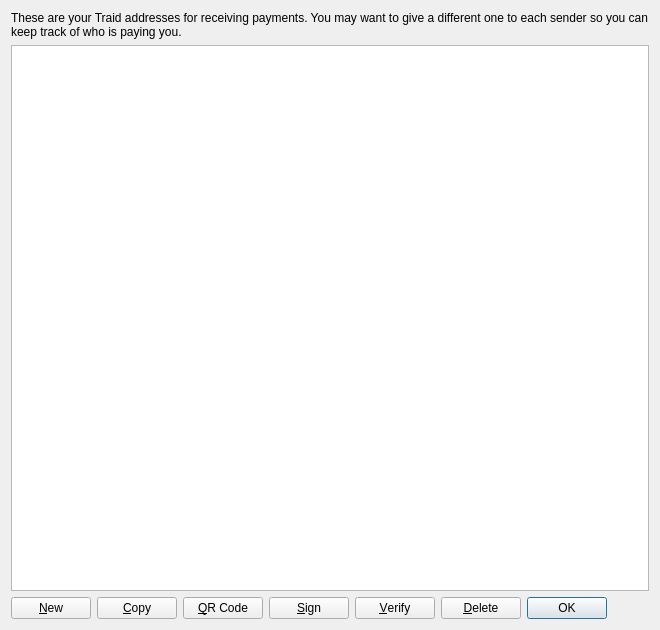
<?xml version="1.0" encoding="UTF-8"?>
<ui version="4.0">
 <class>AddressBookPage</class>
 <widget class="QWidget" name="AddressBookPage">
  <property name="geometry">
   <rect>
    <x>0</x>
    <y>0</y>
    <width>660</width>
    <height>630</height>
   </rect>
  </property>
  <property name="sizePolicy">
   <sizepolicy hsizetype="Minimum" vsizetype="Minimum">
    <horstretch>0</horstretch>
    <verstretch>0</verstretch>
   </sizepolicy>
  </property>
  <property name="minimumSize">
   <size>
    <width>660</width>
    <height>630</height>
   </size>
  </property>
  <property name="windowTitle">
   <string>Address Book</string>
  </property>
  <layout class="QVBoxLayout" name="verticalLayout">
   <item>
    <widget class="QLabel" name="labelExplanation">
     <property name="font">
      <font>
       <pointsize>9</pointsize>
      </font>
     </property>
     <property name="text">
      <string>These are your Traid addresses for receiving payments. You may want to give a different one to each sender so you can keep track of who is paying you.</string>
     </property>
     <property name="textFormat">
      <enum>Qt::PlainText</enum>
     </property>
     <property name="wordWrap">
      <bool>true</bool>
     </property>
    </widget>
   </item>
   <item>
    <widget class="QTableView" name="tableView">
     <property name="contextMenuPolicy">
      <enum>Qt::CustomContextMenu</enum>
     </property>
     <property name="toolTip">
      <string>Double-click to edit address or label</string>
     </property>
     <property name="tabKeyNavigation">
      <bool>false</bool>
     </property>
     <property name="selectionMode">
      <enum>QAbstractItemView::SingleSelection</enum>
     </property>
     <property name="selectionBehavior">
      <enum>QAbstractItemView::SelectRows</enum>
     </property>
     <property name="sortingEnabled">
      <bool>true</bool>
     </property>
     <attribute name="verticalHeaderVisible">
      <bool>false</bool>
     </attribute>
    </widget>
   </item>
   <item>
    <layout class="QHBoxLayout" name="horizontalLayout">
     <item>
      <widget class="QPushButton" name="newAddressButton">
       <property name="font">
        <font>
         <pointsize>9</pointsize>
        </font>
       </property>
       <property name="toolTip">
        <string>Create a new address</string>
       </property>
       <property name="text">
        <string>&amp;New</string>
       </property>
      </widget>
     </item>
     <item>
      <widget class="QPushButton" name="copyToClipboard">
       <property name="font">
        <font>
         <pointsize>9</pointsize>
        </font>
       </property>
       <property name="toolTip">
        <string>Copy the currently selected address to the system clipboard</string>
       </property>
       <property name="text">
        <string>&amp;Copy</string>
       </property>
      </widget>
     </item>
     <item>
      <widget class="QPushButton" name="showQRCode">
       <property name="sizePolicy">
        <sizepolicy hsizetype="Minimum" vsizetype="Minimum">
         <horstretch>0</horstretch>
         <verstretch>0</verstretch>
        </sizepolicy>
       </property>
       <property name="font">
        <font>
         <pointsize>9</pointsize>
        </font>
       </property>
       <property name="text">
        <string>&amp;QR Code</string>
       </property>
       <property name="iconSize">
        <size>
         <width>16</width>
         <height>16</height>
        </size>
       </property>
      </widget>
     </item>
     <item>
      <widget class="QPushButton" name="signMessage">
       <property name="font">
        <font>
         <pointsize>9</pointsize>
        </font>
       </property>
       <property name="toolTip">
        <string>Sign a message to prove you own a Traid address</string>
       </property>
       <property name="text">
        <string>&amp;Sign</string>
       </property>
      </widget>
     </item>
     <item>
      <widget class="QPushButton" name="verifyMessage">
       <property name="font">
        <font>
         <pointsize>9</pointsize>
        </font>
       </property>
       <property name="toolTip">
        <string>Verify a message to ensure it was signed with a specified Traid address</string>
       </property>
       <property name="text">
        <string>&amp;Verify</string>
       </property>
      </widget>
     </item>
     <item>
      <widget class="QPushButton" name="deleteButton">
       <property name="font">
        <font>
         <pointsize>9</pointsize>
        </font>
       </property>
       <property name="toolTip">
        <string>Delete the currently selected address from the list</string>
       </property>
       <property name="text">
        <string>&amp;Delete</string>
       </property>
      </widget>
     </item>
     <item>
      <widget class="QDialogButtonBox" name="buttonBox">
       <property name="enabled">
        <bool>true</bool>
       </property>
       <property name="sizePolicy">
        <sizepolicy hsizetype="Maximum" vsizetype="Minimum">
         <horstretch>0</horstretch>
         <verstretch>0</verstretch>
        </sizepolicy>
       </property>
       <property name="font">
        <font>
         <pointsize>9</pointsize>
        </font>
       </property>
       <property name="standardButtons">
        <set>QDialogButtonBox::Ok</set>
       </property>
      </widget>
     </item>
     <item>
      <spacer name="horizontalSpacer">
       <property name="orientation">
        <enum>Qt::Horizontal</enum>
       </property>
       <property name="sizeHint" stdset="0">
        <size>
         <width>40</width>
         <height>20</height>
        </size>
       </property>
      </spacer>
     </item>
    </layout>
   </item>
  </layout>
 </widget>
 <resources>
  <include location="../bitcoin.qrc"/>
 </resources>
 <connections/>
</ui>
